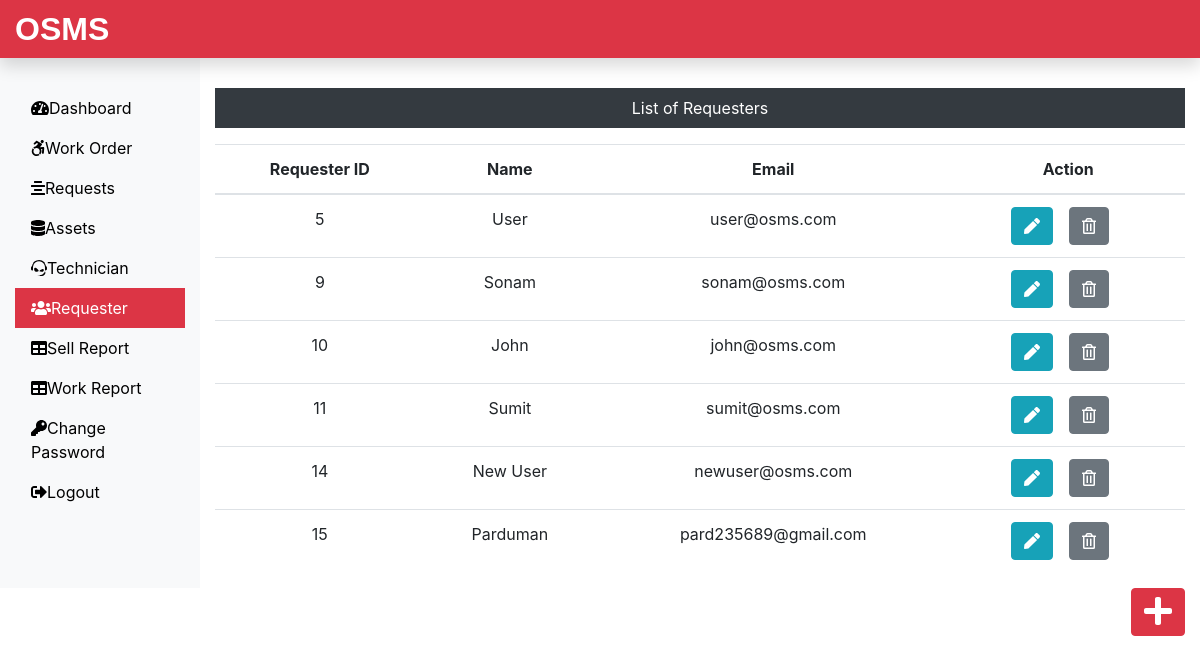
/Admin/requester.php (signed in), run on the app's committed database.
### tables this page shows
CREATE TABLE `requesterlogin_tb` (
  `r_login_id` int(11) NOT NULL,
  `r_name` varchar(60) NOT NULL,
  `r_email` varchar(60) NOT NULL,
  `r_password` varchar(60) NOT NULL
);

### Admin/requester.php (the view, shortened to what this page needs)
<?php
include('includes/header.php');
include('../dbConnection.php');
?>
<div class="col-sm-9 col-md-10 mt-5 text-center">
 <p class="bg-dark text-white p-2">List of Requesters</p>
 <?php
  $sql = "SELECT * FROM requesterlogin_tb";
  $result = $conn->query($sql);
  if($result->num_rows > 0){
   echo '<table class="table">';
    echo '<thead>';
     echo '<tr>';
      echo '<th scope="col">Requester ID</th>';
      echo '<th scope="col">Name</th>';
      echo '<th scope="col">Email</th>';
      echo '<th scope="col">Action</th>';
     echo '</tr>';
    echo '</thead>';
    echo '<tbody>';
     while($row = $result->fetch_assoc()){
      echo '<tr>';
       echo '<td>'.$row["r_login_id"].'</td>';
       echo '<td>'.$row["r_name"].'</td>';
       echo '<td>'.$row["r_email"].'</td>';
       echo '<td>';
        echo '<form action="editreq.php" class="d-inline" method="POST">';
         echo '<input type="hidden" name="id" value='.$row["r_login_id"].'><button type="submit" class="btn btn-info mr-3" name="edit" value="Edit"><i class="fas fa-pen"></i></button>';
        echo '</form>';
        echo '<form action="" method="POST" class="d-inline">';
        echo '<input type="hidden" name="id" value='.$row["r_login_id"].'><button type="submit" class="btn btn-secondary mr-3" name="delete" value="Delete"><i class="far fa-trash-alt"></i></button>';
       echo '</form>';
       echo '</td>';
      echo '</tr>';
     }
    echo '</tbody>';
   echo '</table>';
  } else {
   echo '0 Result';
  }
 ?>
</div>
  </div>
  <div class="float-right"><a href="insertreq.php" class="btn btn-danger"><i class="fas fa-plus fa-2x"></i></a></div>
 </div>
 </body>
</html>

### css/custom.css (style rules this page uses)
a { color: black; }

### data on the page
requesterlogin_tb: r_login_id "5", r_name "User", r_email "user@osms.com"
requesterlogin_tb: r_login_id "9", r_name "Sonam", r_email "sonam@osms.com"
requesterlogin_tb: r_login_id "10", r_name "John", r_email "john@osms.com"
requesterlogin_tb: r_login_id "11", r_name "Sumit", r_email "sumit@osms.com"
requesterlogin_tb: r_login_id "14", r_name "New User", r_email "newuser@osms.com"
requesterlogin_tb: r_login_id "15", r_name "Parduman", r_email "pard235689@gmail.com"
